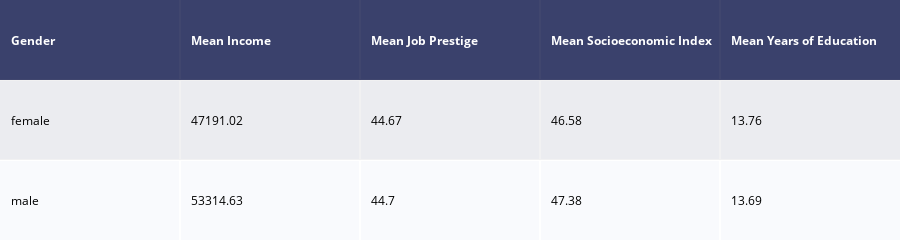

The notebook cell saved with this chart:
### Markdown cell above
## Problem 2
Generate a table that shows the mean income, occupational prestige, socioeconomic index, and years of education for men and for women. Use the `ff.create_table()` method to display a web-enabled version of this table. This table is for presentation purposes, so round every column to two decimal places and use more presentable column names. [15 points]

### Code cell
# Group by sex and compute means
summary = (
    gss_clean
    .groupby('sex')[['income', 'job_prestige', 'socioeconomic_index', 'education']]
    .mean()
    .round(2)
    .reset_index()
)

# Rename columns for presentation
summary = summary.rename(columns={
    'sex': 'Gender',
    'income': 'Mean Income',
    'job_prestige': 'Mean Job Prestige',
    'socioeconomic_index': 'Mean Socioeconomic Index',
    'education': 'Mean Years of Education'
})

# Create a web-enabled table
fig = ff.create_table(summary)
fig.show()

### Figure 1 — Plotly figure (JSON) as saved in the notebook; plotly's stock layout.template omitted (floating-point values rounded to 4 significant figures)
{"data": [{"colorscale": [[0, "#00083e"], [0.5, "#ededee"], [1, "#ffffff"]], "hoverinfo": "none", "opacity": 0.75, "showscale": false, "type": "heatmap", "z": [[0, 0, 0, 0, 0], [0.5, 0.5, 0.5, 0.5, 0.5], [1, 1, 1, 1, 1]]}], "layout": {"annotations": [{"align": "left", "font": {"color": "#ffffff"}, "showarrow": false, "text": "<b>Gender</b>", "x": -0.45, "xanchor": "left", "xref": "x", "y": 0, "yref": "y"}, {"align": "left", "font": {"color": "#ffffff"}, "showarrow": false, "text": "<b>Mean Income</b>", "x": 0.55, "xanchor": "left", "xref": "x", "y": 0, "yref": "y"}, {"align": "left", "font": {"color": "#ffffff"}, "showarrow": false, "text": "<b>Mean Job Prestige</b>", "x": 1.55, "xanchor": "left", "xref": "x", "y": 0, "yref": "y"}, {"align": "left", "font": {"color": "#ffffff"}, "showarrow": false, "text": "<b>Mean Socioeconomic Index</b>", "x": 2.55, "xanchor": "left", "xref": "x", "y": 0, "yref": "y"}, {"align": "left", "font": {"color": "#ffffff"}, "showarrow": false, "text": "<b>Mean Years of Education</b>", "x": 3.55, "xanchor": "left", "xref": "x", "y": 0, "yref": "y"}, {"align": "left", "font": {"color": "#000000"}, "showarrow": false, "text": "female", "x": -0.45, "xanchor": "left", "xref": "x", "y": 1, "yref": "y"}, {"align": "left", "font": {"color": "#000000"}, "showarrow": false, "text": "47191.02", "x": 0.55, "xanchor": "left", "xref": "x", "y": 1, "yref": "y"}, {"align": "left", "font": {"color": "#000000"}, "showarrow": false, "text": "44.67", "x": 1.55, "xanchor": "left", "xref": "x", "y": 1, "yref": "y"}, {"align": "left", "font": {"color": "#000000"}, "showarrow": false, "text": "46.58", "x": 2.55, "xanchor": "left", "xref": "x", "y": 1, "yref": "y"}, {"align": "left", "font": {"color": "#000000"}, "showarrow": false, "text": "13.76", "x": 3.55, "xanchor": "left", "xref": "x", "y": 1, "yref": "y"}, {"align": "left", "font": {"color": "#000000"}, "showarrow": false, "text": "male", "x": -0.45, "xanchor": "left", "xref": "x", "y": 2, "yref": "y"}, {"align": "left", "font": {"color": "#000000"}, "showarrow": false, "text": "53314.63", "x": 0.55, "xanchor": "left", "xref": "x", "y": 2, "yref": "y"}, {"align": "left", "font": {"color": "#000000"}, "showarrow": false, "text": "44.7", "x": 1.55, "xanchor": "left", "xref": "x", "y": 2, "yref": "y"}, {"align": "left", "font": {"color": "#000000"}, "showarrow": false, "text": "47.38", "x": 2.55, "xanchor": "left", "xref": "x", "y": 2, "yref": "y"}, {"align": "left", "font": {"color": "#000000"}, "showarrow": false, "text": "13.69", "x": 3.55, "xanchor": "left", "xref": "x", "y": 2, "yref": "y"}], "height": 140, "margin": {"b": 0, "l": 0, "r": 0, "t": 0}, "xaxis": {"dtick": 1, "gridwidth": 2, "showticklabels": false, "tick0": -0.5, "ticks": "", "zeroline": false}, "yaxis": {"autorange": "reversed", "dtick": 1, "gridwidth": 2, "showticklabels": false, "tick0": 0.5, "ticks": "", "zeroline": false}}}
